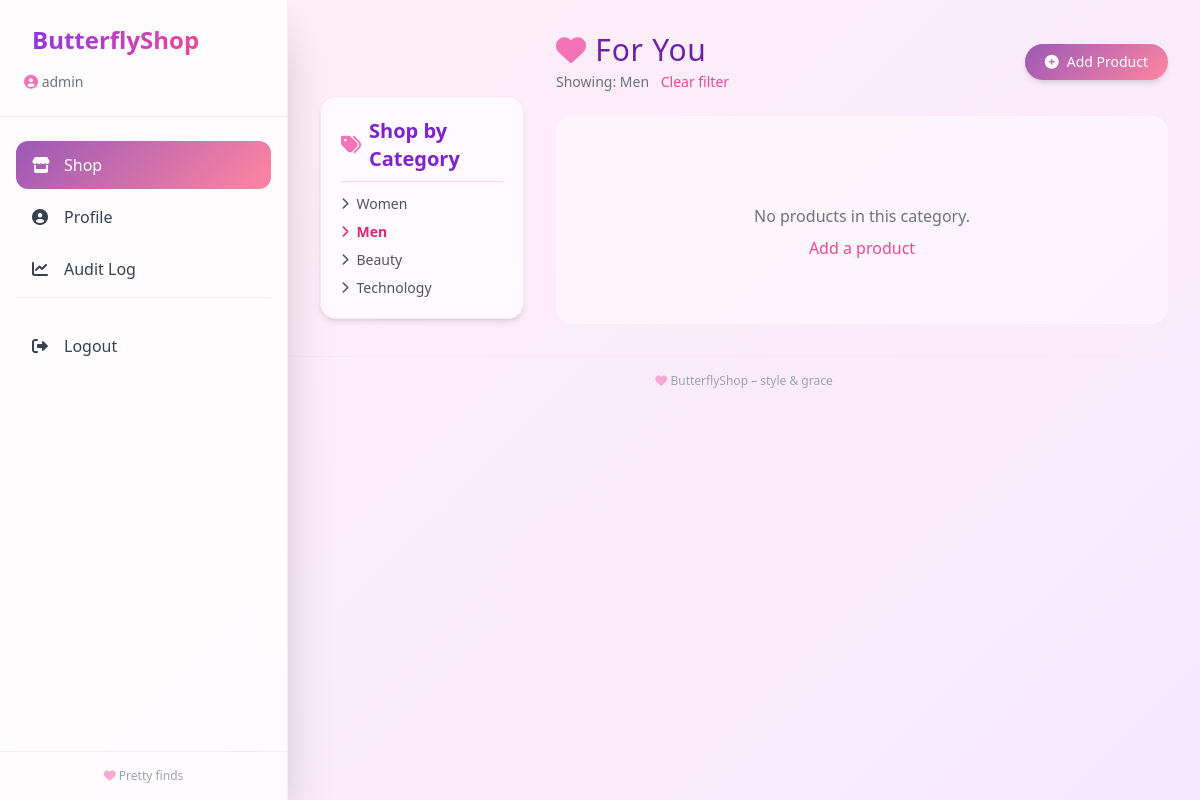
Page /inventory/?cat=men (signed in) on the earlier database version.
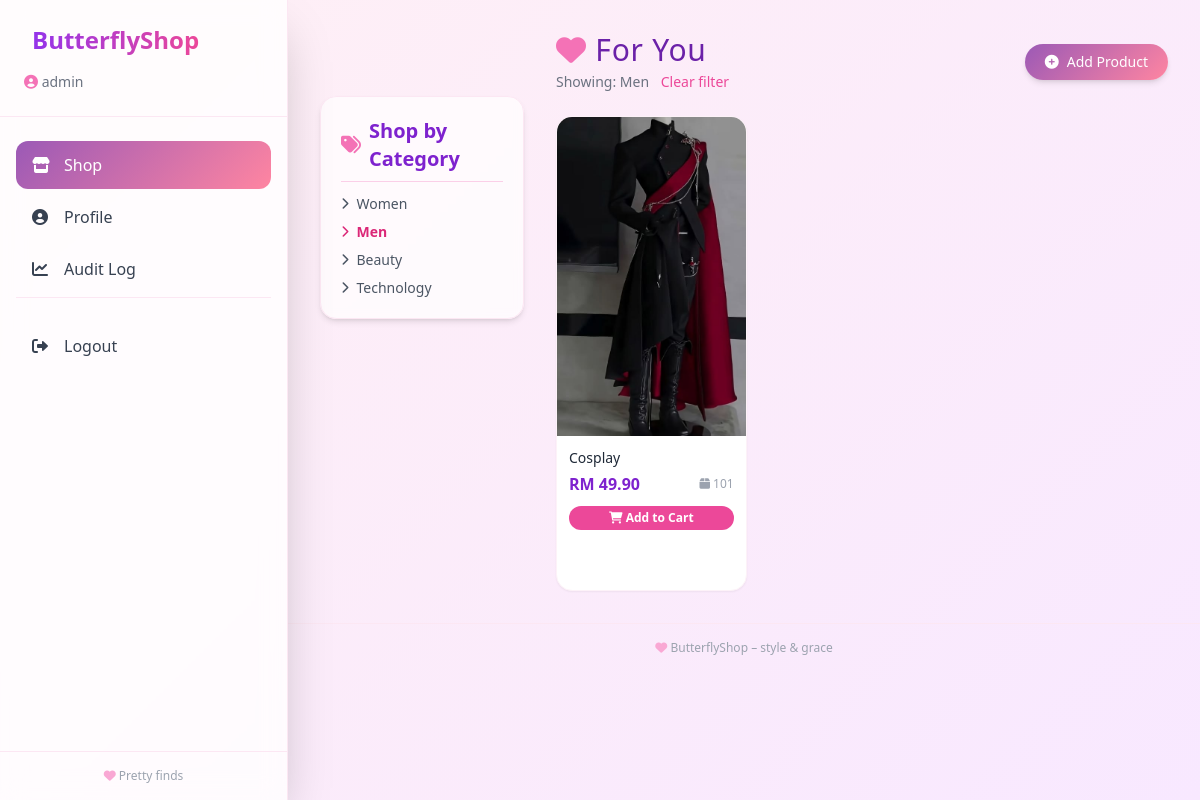
Same page on the later database version.
### inventory/models.py (models this page shows, shortened)
class Item(models.Model):
    CATEGORY_CHOICES = [
        ('women', 'Women'),
        ('men', 'Men'),
        ('beauty', 'Beauty'),
        ('technology', 'Technology'),
    ]
    name = models.CharField(max_length=100)
    quantity = models.PositiveIntegerField(default=0)
    price = models.DecimalField(max_digits=10, decimal_places=2, default=49.90)
    category = models.CharField(max_length=20, choices=CATEGORY_CHOICES, default='women')
    image = models.ImageField(upload_to='product_images/', null=True, blank=True)
    created_by = models.ForeignKey(settings.AUTH_USER_MODEL, on_delete=models.CASCADE)
    created_at = models.DateTimeField(auto_now_add=True)

### inventory/views.py (the view)
# urls.py: path('', views.ItemListView.as_view(), name='item_list'),
class ItemListView(LoginRequiredMixin, ListView):
    model = Item
    template_name = 'inventory/item_list.html'
    context_object_name = 'items'
    def get_queryset(self):
        queryset = Item.objects.all()  # all users see all items
        category = self.request.GET.get('cat')
        if category:
            queryset = queryset.filter(category=category)
        return queryset
    def get_context_data(self, **kwargs):
        context = super().get_context_data(**kwargs)
        context['current_category'] = self.request.GET.get('cat', '')
        return context

### templates/inventory/item_list.html (shortened to what the changed rows need)
{% extends 'base.html' %}
{% load static %}
{% block content %}
<div class="flex flex-col lg:flex-row gap-8">
    <main class="lg:w-3/4 xl:w-4/5">
        <div class="flex justify-between items-center flex-wrap gap-3 mb-6">
            <div>
                <h1 class="text-3xl font-light tracking-wide text-purple-800">
                    <i class="fas fa-heart text-pink-400"></i> For You
                </h1>
                {% if current_category %}
                    <p class="text-sm text-gray-500 mt-1">
                        Showing: <span class="font-medium">{{ current_category|title }}</span>
                        <a href="{% url 'inventory:item_list' %}" class="text-pink-500 hover:underline ml-2">Clear filter</a>
                    </p>
                {% endif %}
            </div>
        </div>
        <div class="grid grid-cols-2 sm:grid-cols-2 md:grid-cols-3 gap-5">
            {% for item in items %}
                <div class="group bg-white rounded-2xl overflow-hidden shadow-sm card-hover border border-pink-50">
                    <div class="aspect-w-1 aspect-h-1 bg-pink-50">
                        {% if item.image %}
                            <img src="{{ item.image.url }}" alt="{{ item.name }}" class="w-full h-full object-cover group-hover:scale-105 transition duration-500">
                        {% else %}
                            <div class="w-full h-full flex items-center justify-center text-pink-200">
                                <i class="fas fa-image text-4xl"></i>
                            </div>
                        {% endif %}
                    </div>
                    <div class="p-3">
                        <h3 class="text-sm font-medium text-gray-800 truncate">{{ item.name }}</h3>
                        <div class="flex items-center justify-between mt-1">
                            <span class="text-base font-semibold text-purple-700">RM {{ item.price|default:"49.90" }}</span>
                            <span class="text-xs text-gray-400"><i class="fas fa-box"></i> {{ item.quantity }}</span>
                        </div>
                        {% if user.is_authenticated %}
                            <form method="post" action="{% url 'cart:add' item.id %}" class="mt-2">
                                <button type="submit" class="w-full bg-pink-500 hover:bg-pink-600 text-white text-xs font-semibold py-1 rounded-full transition">
                                    <i class="fas fa-shopping-cart"></i> Add to Cart
                                </button>
                            </form>
                        {% else %}
                            <div class="mt-2 text-center text-xs text-gray-400">
                                <a href="{% url 'login' %}" class="text-pink-500">Login to buy</a>
                            </div>
                        {% endif %}
                    </div>
                </div>
            {% empty %}
                <div class="col-span-full text-center py-16 bg-white/50 rounded-2xl">
                    <p class="text-gray-500">No products in this category.</p>
                    {% if user.role == 'admin' %}
                        <a href="{% url 'inventory:item_create' %}" class="text-pink-500 hover:underline mt-2 inline-block">Add a product</a>
                    {% endif %}
                </div>
            {% endfor %}
        </div>
    </main>
</div>
{% endblock %}

Differences in the rows shown:
now on this page (row edited): Item: category "Men", image (picture), name "Cosplay", price "49.90", quantity "101"
Other differences:
{{ current_category|title }}: "Men" → (not shown)
text no longer shown: "No products in this category. Add a product"
